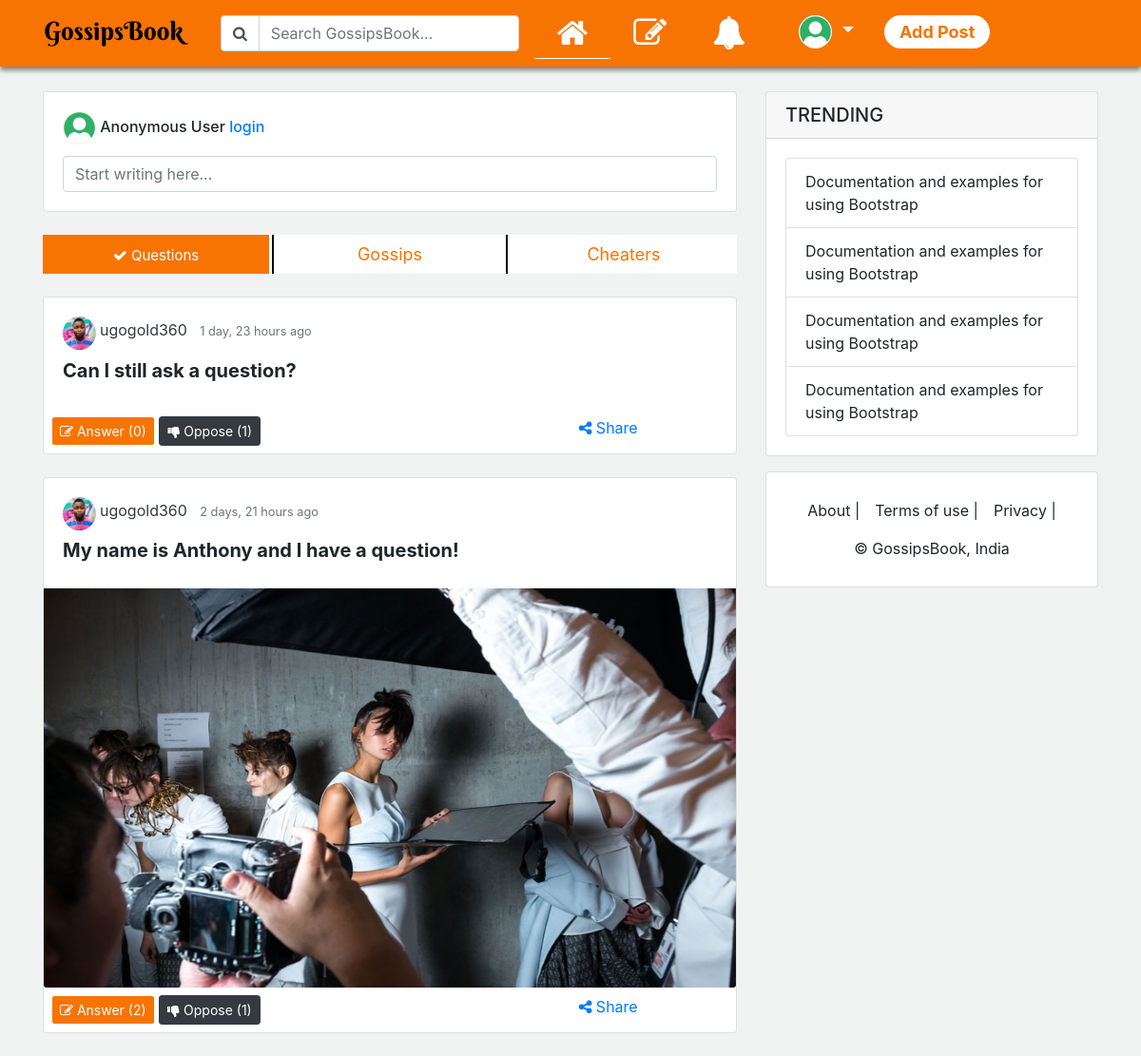
The page /questions/ on the database as committed earlier.
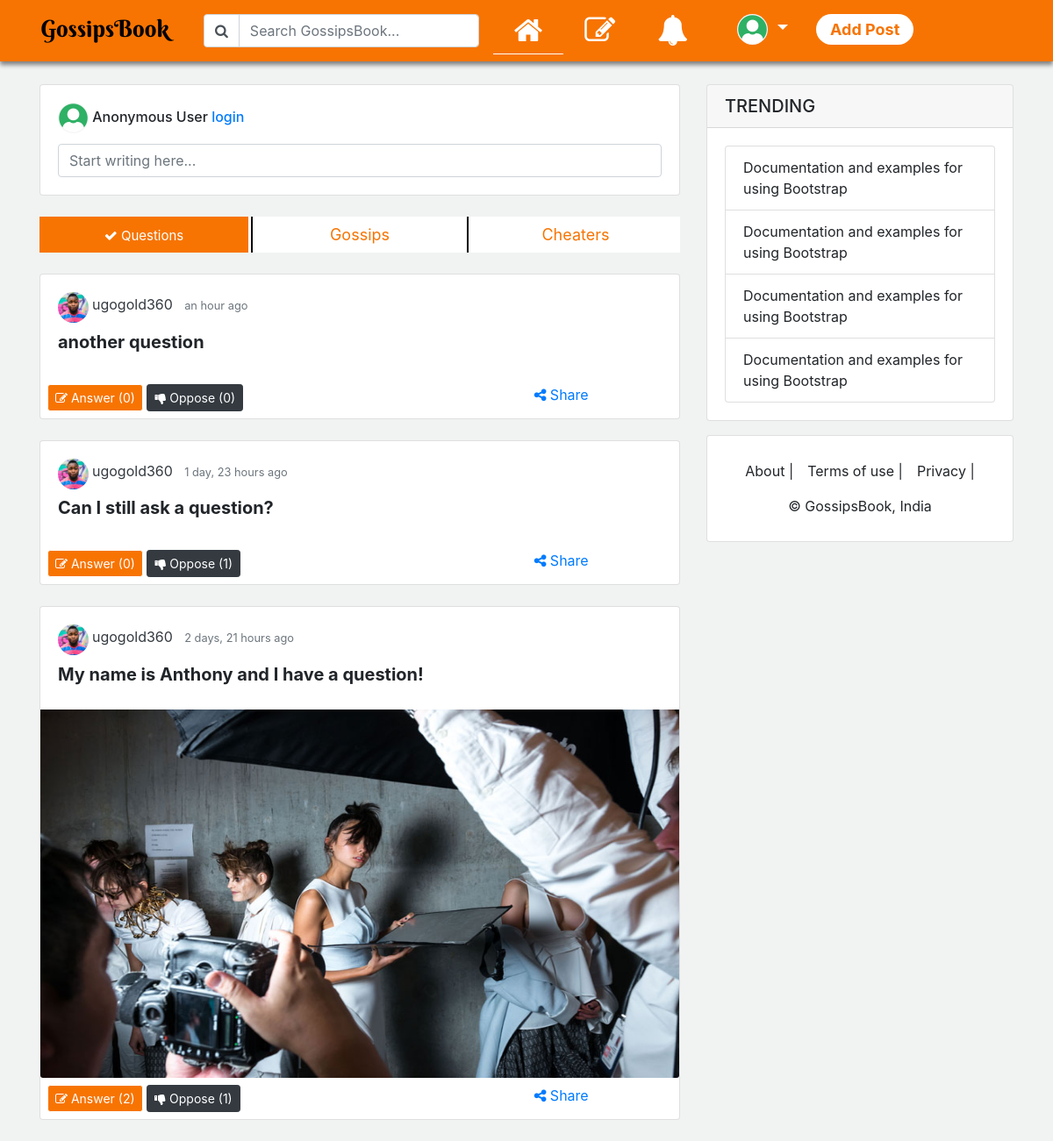
The same page on the database as committed later.
### questions/models.py (models this page shows, shortened)
class QuestionsModel(models.Model):
    title = models.CharField(max_length=75, unique=True, help_text='What is the title of your question?',
                             verbose_name='Title')
    slug = models.SlugField(unique=True)
    date_published = models.DateTimeField(auto_now_add=True, verbose_name='Date Published')
    date_updated = models.DateTimeField(auto_now=True, verbose_name='Date Updated')
    author = models.ForeignKey(User, on_delete=models.CASCADE, related_name='question_author')
    image = models.ImageField(upload_to=upload_location, blank=True, null=True, help_text='Add image (optional)')
    tags = models.ManyToManyField(Tags, name='q_tags', blank=True)
    vote_up = models.ManyToManyField(User, related_name='vote_up', blank=True)
    vote_down = models.ManyToManyField(User, related_name='vote_down', blank=True)
    shares = models.IntegerField(default=0)
    def get_answers(self):
        answers = AnswersModel.objects.filter(question=self)
        return answers
    def get_oppose_count(self):
        result = self.vote_down.all().count()
        return result
    class Meta:
        verbose_name_plural = 'Questions'

### users/models.py (models this page shows, shortened)
class Profile(models.Model):
    user = models.OneToOneField(User, on_delete=models.CASCADE)
    image = models.ImageField(default='default_profile_pic2.png', upload_to=upload_location, blank=True)
    bio = models.TextField(max_length=455, null=True, blank=True)
    location = models.CharField(max_length=255, null=True, blank=True)
    languages = models.CharField(max_length=255, null=True, blank=True)
    interests = models.ManyToManyField(Interests, related_name='interests', blank=True)
    followers = models.ManyToManyField(User, related_name='followers', blank=True)
    following = models.ManyToManyField(User, related_name='following', blank=True)
    date_created = models.DateTimeField(auto_now_add=True)
    date_updated = models.DateTimeField(auto_now=True)

### questions/views.py (the view)
# urls.py: path('', questions_index, name='questions_index'),
def questions_index(request):
    questions_all = QuestionsModel.objects.all().order_by('-date_published')
    context = {'questions': questions_all}
    return render(request, 'questions/index.html', context)

### questions/templates/questions/index.html (shortened to what this page needs)
{% extends 'base.html' %} {% load static %} {% load humanize %} {% block content %} {% for question in questions %}
<div class="card mb-4">
    <div class="card-body">
        <p class="card-title d-inline" style="font-size: 19px;">
            <a class="text-dark" href="{% url 'users:user_view_profile' question.author.username %}">
                <img style="height:35px; width:35px; float: left;" class="img-fluid rounded-circle mr-1" src="{{question.author.profile.image.url}}" alt="{{question.author}} profile image">
                <h5 class="d-inline">
                    <small>{{question.author.username}}</small>
                </h5>
            </a>
            <small class="text-muted ml-2">{{question.date_published|naturaltime}}</small>
        </p>
        <section class="text-left">
            <h5><strong>{{question.title|truncatewords:30}}</strong></h5>
        </section>
    </div>
    {% if question.image %}
    <img class="card-img-bottom" style="max-height:420px;" src="{{question.image.url}}" alt="{{question.title}} image"> {% endif %}
    <div class="row">
        <div class="col-7 m-2">
            <button title="answer this questions" {% if user == question.author %} disabled {% endif %} class="btn btn-sm btn-primary answerQuestion" style="background-color: #F77402; color: white; border-color: white;" data-toggle="modal" data-target="#answerQuestionModal"
                data-id="{{question.id}}" data-image="{{question.author.profile.image.url}}" data-username="{{question.author.username}}" data-title="{{question.title}}">
                    <i class="fa fa-edit"></i>
                <span> Answer </span> ({{question.get_answers.count}})
            </button>
            {% if user in question.vote_down.all %}
            <button class="btn btn-sm btn-dark text-white disabled" data-toggle="modal" data-target="#opposeQuestionDoneModal">
                <i class="fa fa-thumbs-down"></i>
                <span class="d-none d-md-inline"> Oppose </span> ({{question.get_oppose_count}})
            </button>
            {% else %}
            <button class="btn btn-sm btn-dark text-white opposeQuestion" title="oppose this answer" data-id="{{question.id}}" data-username="{{question.author.username}}" data-image="{{question.author.profile.image.url}}" data-title="{{question.title}}" data-toggle="modal"
                data-target="#opposeQuestionModal">
              <i class="fa fa-thumbs-down"></i>
              <span class="d-none d-md-inline"> Oppose </span> ({{question.get_oppose_count}})
            </button>
            {% endif %}
        </div>
        <div class="col-3 text-right pr-3 m-2">
            <a href="#"><i class="fa fa-share-alt"></i> Share</a>
        </div>
    </div>
</div>
{% endfor %}
{% endblock content %}
<section>{% block navigation %} {% include 'navigation.html' %} {% endblock navigation %}</section>
<section>{% block startwriting %} {% include 'startwriting.html' %} {% endblock startwriting %} </section>
<section>{% block aside %} {% include 'aside.html' %} {% endblock aside %}</section>
<section>{% block whichsection %} {% include 'whichsection.html' %} {% endblock whichsection %}</section>

Rows that differ between the two databases and show on the page:
added QuestionsModel: author.profile.image (picture), author.username "ugogold360", date_published "an hour ago", title "another question", get_answers.count "0", get_oppose_count "0"
